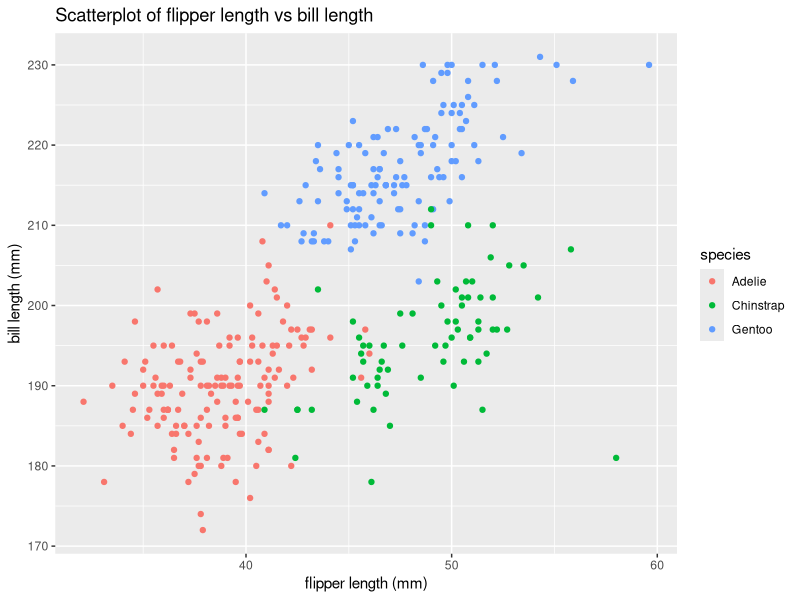
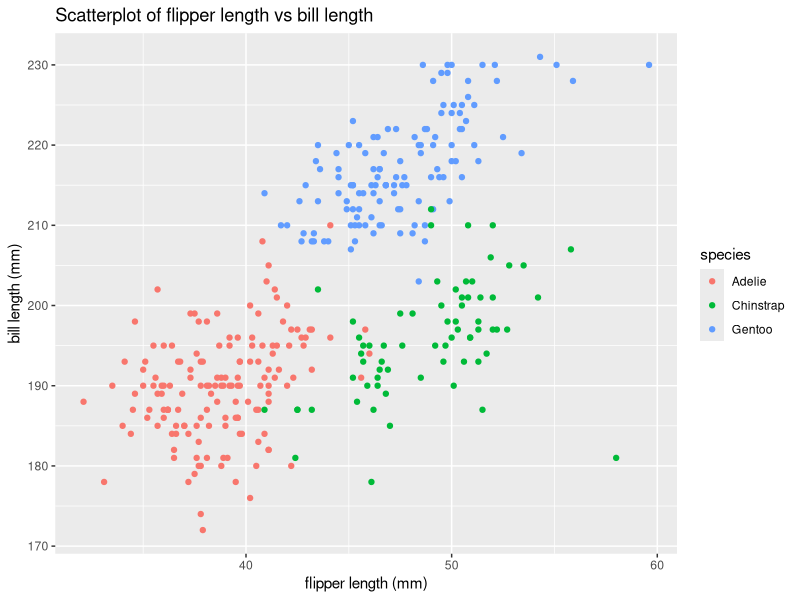

Write R code to recreate these figures, in order.
## ---- chunk 1
library(palmerpenguins)
library(tidyverse)
## ---- chunk 2
data("penguins", package = "palmerpenguins")
## ---- chunk 3
penguins |>
  drop_na(bill_length_mm, flipper_length_mm) |>
  ggplot(aes(x = bill_length_mm, 
             y = flipper_length_mm, 
             color = species)) + 
  geom_point() + 
  labs(title = "Scatterplot of flipper length vs bill length", 
       x = "flipper length (mm)", 
       y = "bill length (mm)")

ggsave("Scatterplot of flipper length vs bill length.png")
## ---- chunk 4
set.seed(0920)
data_p2 <- tibble(
  vec_num = rnorm(10),
  vec_logi = vec_num > 0,
  vec_char = c("a","b","c","d","e","f","g","h","i","j"),
  vec_factor = factor(rep(c("level_1","level_2","level_3"), length.out = 10))
)
data_p2
## ---- chunk 5
mean(pull(data_p2, vec_num), na.rm = TRUE) #works
mean(pull(data_p2, vec_logi), na.rm = TRUE) #works
mean(pull(data_p2, vec_char), na.rm = TRUE) #doesn't work, return NA and warning
mean(pull(data_p2, vec_factor), na.rm = TRUE) #doesn't work, return NA and warning
## ---- chunk 6
logi_to_num <- as.numeric(pull(data_p2, vec_logi))
char_to_num <- as.numeric(pull(data_p2, vec_char))
factor_to_num <- as.numeric(pull(data_p2, vec_factor))
